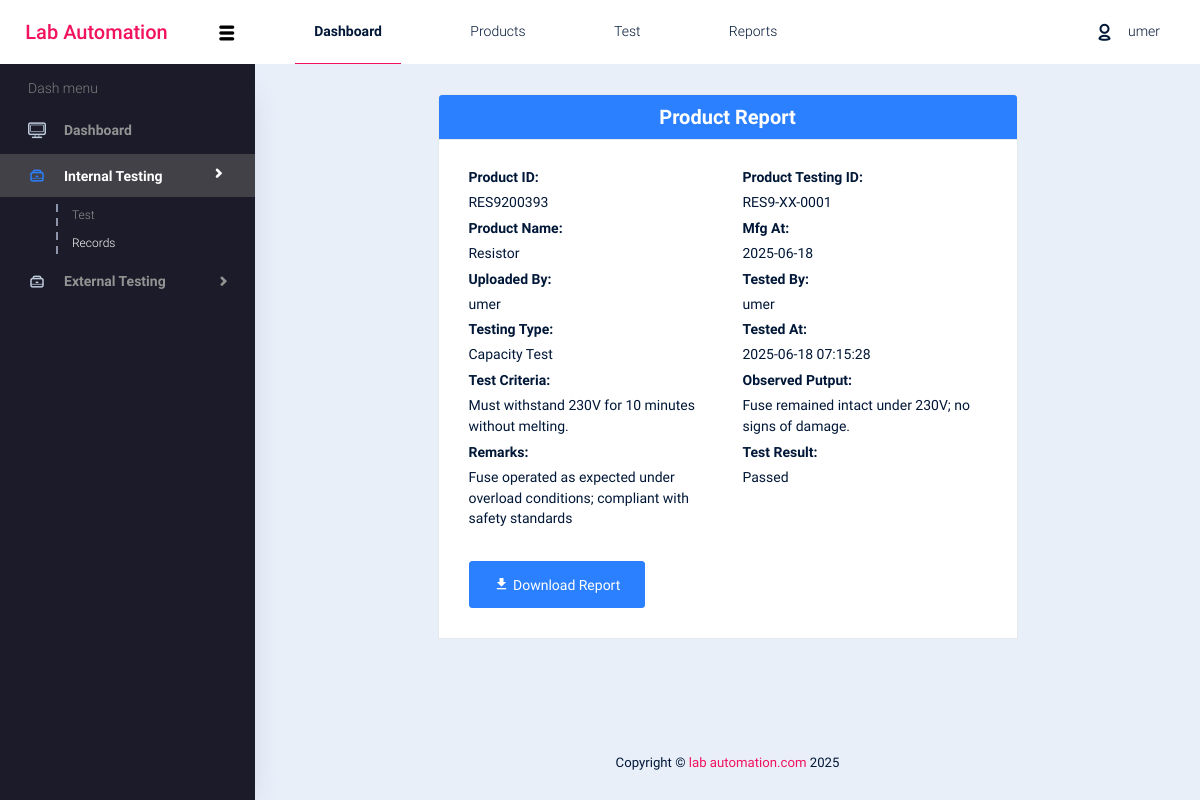
Screenshot of /record.php?prodid=35 (signed in) with the database file from the repository.
### tables this page shows
CREATE TABLE `tests` (
  `id` int(11) NOT NULL,
  `test_id` varchar(20) DEFAULT NULL,
  `product_id` varchar(10) DEFAULT NULL,
  `test_type` varchar(50) DEFAULT NULL,
  `test_criteria` text DEFAULT NULL,
  `observed_output` text DEFAULT NULL,
  `test_result` enum('Passed','Failed') NOT NULL,
  `remarks` text DEFAULT NULL,
  `tested_by` varchar(100) DEFAULT NULL,
  `tested_at` datetime DEFAULT current_timestamp()
);

CREATE TABLE `products` (
  `id` int(11) NOT NULL,
  `product_id` char(10) DEFAULT NULL,
  `product_name` varchar(50) NOT NULL,
  `product_type_id` int(11) NOT NULL,
  `revision_code` char(2) NOT NULL,
  `manufacturing_number` char(5) NOT NULL,
  `manufactured_date` date NOT NULL,
  `created_at` timestamp NOT NULL DEFAULT current_timestamp(),
  `Uploaded_by` varchar(30) NOT NULL,
  `status` enum('Pending','Tested') DEFAULT 'Pending'
);

### record.php (the view, shortened to what this page needs)
<!DOCTYPE html>
<html lang="en">
<head>
    <link rel="stylesheet" href="vendors/typicons.font/font/typicons.css">
    <link rel="stylesheet" href="vendors/css/vendor.bundle.base.css">
    <link rel="stylesheet" href="css/vertical-layout-light/style.css">
    <link href="https://cdn.jsdelivr.net/npm/@mdi/font@7.2.96/css/materialdesignicons.min.css" rel="stylesheet">
</head>
<body>
    <div class="container-scroller">
        <?php include 'components/navBar.php'; ?>
        <div class="container-fluid page-body-wrapper">
            <?php include 'components/sideBar.php'; ?>
            <div class="main-panel">
                <div class="content-wrapper" style="display: flex; justify-content: center;">
                    <div class="row justify-content-center">
                        <div class="col-md-8">
                            <div class="card" id="htmlContent">
                                <div class="card-header bg-info text-white">
                                    <h3 class="text-center mb-0 font-weight-bold">Product Report</h3>
                                </div>
                                <?php
                                include "config.php";
                                $id = $_GET['prodid'];
                                $sql = "SELECT
                                            p.product_name,
                                            p.product_id,
                                            p.manufactured_date,
                                            t.test_id,
                                            t.test_type,
                                            t.test_criteria,
                                            t.observed_output,
                                            t.test_result,
                                            t.remarks,
                                            t.tested_by,
                                            t.tested_at,
                                            p.Uploaded_by
                                        FROM products p
                                        INNER JOIN tests t ON p.product_id = t.product_id
                                        WHERE t.id = {$id}";
                                $result = mysqli_query($connect, $sql);
                                if ($row = mysqli_fetch_assoc($result)) {
                                    ?>
                                    <div class="card-body">
                                        <div class="row">
                                            <div class="col-md-6">
                                                <h5 class="font-weight-bold">Product ID:</h5>
                                                <p><?= $row['product_id'] ?></p>
                                            </div>
                                            <div class="col-md-6">
                                                <h5 class="font-weight-bold">Product Testing ID:</h5>
                                                <p><?= $row['test_id'] ?></p>
                                            </div>
                                            <div class="col-md-6">
                                                <h5 class="font-weight-bold">Product Name:</h5>
                                                <p><?= $row['product_name'] ?></p>
                                            </div>
                                            <div class="col-md-6">
                                                <h5 class="font-weight-bold">Mfg At:</h5>
                                                <p><?= $row['manufactured_date'] ?></p>
                                            </div>
                                            <div class="col-md-6">
                                                <h5 class="font-weight-bold">Uploaded By:</h5>
                                                <p><?= $row['Uploaded_by'] ?></p>
                                            </div>
                                            <div class="col-md-6">
                                                <h5 class="font-weight-bold">Tested By:</h5>
                                                <p><?= $row['tested_by'] ?></p>
                                            </div>
                                            <div class="col-md-6">
                                                <h5 class="font-weight-bold">Testing Type:</h5>
                                                <p><?= $row['test_type'] ?></p>
                                            </div>
                                            <div class="col-md-6">
                                                <h5 class="font-weight-bold">Tested At:</h5>
                                                <p><?= $row['tested_at'] ?></p>
                                            </div>
                                            <div class="col-md-6">
                                                <h5 class="font-weight-bold">Test Criteria:</h5>
                                                <p><?= $row['test_criteria'] ?></p>
                                            </div>
                                            <div class="col-md-6">
                                                <h5 class="font-weight-bold">Observed Putput:</h5>
                                                <p><?= $row['observed_output'] ?></p>
                                            </div>
                                            <div class="col-md-6">
                                                <h5 class="font-weight-bold">Remarks:</h5>
                                                <p><?= $row['remarks'] ?></p>
                                            </div>
                                            <div class="col-md-6">
                                                <h5 class="font-weight-bold">Test Result:</h5>
                                                <p><?= $row['test_result'] ?></p>
                                            </div>
                                            <div class="col-md-12 mt-4">
                                                <button class="btn btn-info no-print" id="generatePDF">
                                                    <i class="mdi mdi-download"></i> Download Report
                                                </button>
                                            </div>
                                        </div>
                                    </div>
                                <?php } ?>
                            </div>
                        </div>
                    </div>
                </div>
                <?php include 'components/footer.php'; ?>
            </div>
        </div>
    </div>
</body>
</html>

### components/navBar.php (shortened to what this page needs)
<nav class="navbar col-lg-12 col-12 p-0 fixed-top d-flex flex-row">
  <div class="text-center navbar-brand-wrapper d-flex align-items-center justify-content-center">
    <a class="navbar-brand brand-logo" href="index.php">
      <h3 class="text-primary mt-2 ml-4">Lab Automation</h3>
    </a>
    <button class="navbar-toggler navbar-toggler align-self-center d-none d-lg-flex" type="button"
      data-toggle="minimize">
      <span class="typcn typcn-th-menu"></span>
    </button>
  </div>
  <div class="navbar-menu-wrapper d-flex align-items-center justify-content-end">
    <ul class="navbar-nav mr-lg-2">
      <li class="nav-item  d-none d-lg-flex">
        <a class="nav-link active" href="./index.php">
          Dashboard
        </a>
      </li>
      <?php
      if ($_SESSION["role"] !== "Normal User") {
        ?>
        <?php
        if ($_SESSION["role"] !== "Tester") {
          ?>
          <li class="nav-item  d-none d-lg-flex">
            <a class="nav-link" href="./product-type.php">
              Products
            </a>
          </li>
        <?php } ?>
        <li class="nav-item  d-none d-lg-flex">
          <a class="nav-link" href="./test-products.php">
            Test
          </a>
        </li>
      <?php } ?>
      <li class="nav-item  d-none d-lg-flex">
        <a class="nav-link" href="./test-record.php">
          Reports
        </a>
      </li>
    </ul>
    <ul class="navbar-nav navbar-nav-right">
      <li class="nav-item nav-profile dropdown">
        <a class="nav-link dropdown-toggle  pl-0 pr-0" href="" data-toggle="dropdown" id="profileDropdown">
          <i class="typcn typcn-user-outline mr-0"></i>
          <span class="nav-profile-name">
            <?php
            echo $_SESSION["first_name"];
            ?>
          </span>
        </a>
      </li>
    </ul>
  </div>
</nav>

### components/sideBar.php (shortened to what this page needs)
<nav class="sidebar sidebar-offcanvas" id="sidebar">
  <ul class="nav">
    <li class="nav-item">
      <p class="sidebar-menu-title">Dash menu</p>
    </li>
    <li class="nav-item">
      <a class="nav-link" href="index.php">
        <i class="typcn typcn-device-desktop menu-icon"></i>
        <span class="menu-title">Dashboard </span>
      </a>
    </li>
    <li class="nav-item">
      <a class="nav-link" data-toggle="collapse" href="#ui-basic" aria-expanded="false" aria-controls="ui-basic">
        <i class="typcn typcn-briefcase menu-icon"></i>
        <span class="menu-title">Internal Testing</span>
        <i class="typcn typcn-chevron-right menu-arrow"></i>
      </a>
      <div class="collapse" id="ui-basic">
        <ul class="nav flex-column sub-menu">
          <?php
          if ($_SESSION["role"] !== "Normal User") {
          ?>
          <li class="nav-item"> <a class="nav-link" href="test-products.php">Test</a></li>
          <?php } ?>
          <li class="nav-item"> <a class="nav-link" href="test-record.php">Records</a></li>
        </ul>
      </div>
    </li>
    <li class="nav-item">
      <a class="nav-link" data-toggle="collapse" href="#error" aria-expanded="false" aria-controls="error">
        <i class="typcn typcn-briefcase menu-icon"></i>
        <span class="menu-title">External Testing</span>
        <i class="menu-arrow"></i>
      </a>
    </li>
  </ul>
</nav>

### components/footer.php
<footer class="footer">
           <div class="d-sm-flex justify-content-center justify-content-center">
             <span class="text-center text-sm-left d-block d-sm-inline-block">Copyright © <a href="https://www.bootstrapdash.com/" target="_blank">lab automation.com</a> 2025</span>
         </footer>

### rows the page displays
tests: products.product_id "RES9200393", test "RES9-XX-0001", products.product_name "Resistor", products.manufactured_date "2025-06-18", products.Uploaded_by "umer", tested_by "umer", test_type "Capacity Test", tested_at "2025-06-18 07:15:28", test_criteria "Must withstand 230V for 10 minutes without melting.", observed_output "Fuse remained intact under 230V; no signs of damage.", remarks "Fuse operated as expected under overload conditions; compliant with safety standards", test_result "Passed"

### other values shown
$_SESSION["first_name"] "umer"
